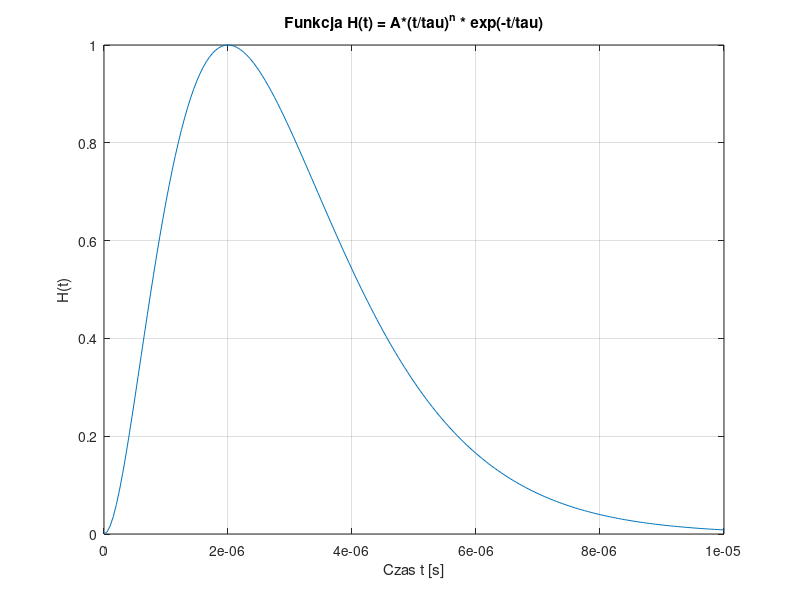
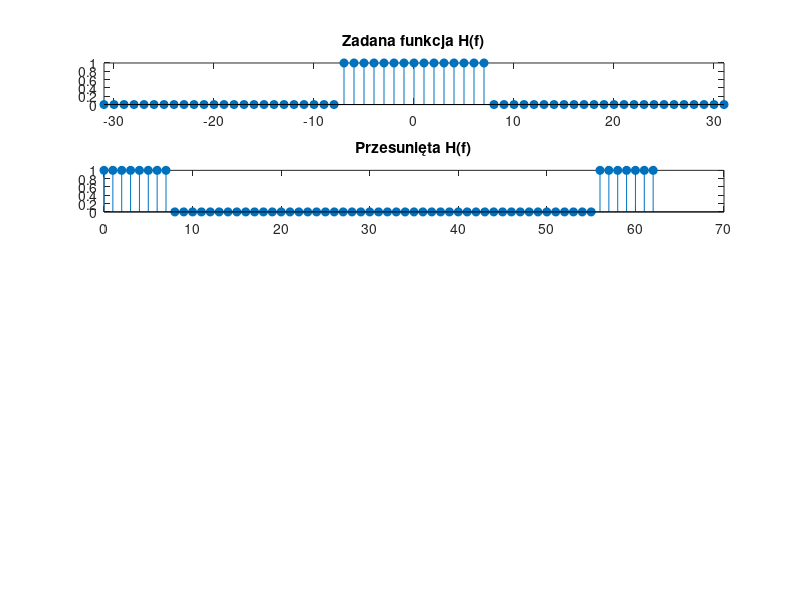

The MATLAB source for these figures, in order: (Note: this script raises an error after producing the figures.)
clear; clc; close all;

%% Parametry impulsu i próbkowania
A = 1;              % Współczynnik skalujący
n = 2;              % Wykładnik potęgi
tau = 1e-6;         % Stała czasowa [s]
Fs = 20e6;          % Częstość próbkowania [Hz]
Ts = 1/Fs;
tMax = 10*tau;
t = 0:Ts:tMax;

%% Generacja impulsu H(t)
H_t = A * (t ./ tau).^n .* exp(-t / tau);
H_t = H_t / max(H_t);  % Normalizacja (maksimum = 1)

% Wykres funkcji H(t)
figure;
plot(t, H_t);
xlabel('Czas t [s]');
ylabel('H(t)');
title('Funkcja H(t) = A*(t/tau)^n * exp(-t/tau)');
grid on;

%% Próbkowanie impulsu z losowym przesunięciem fazy
delay = rand() * Ts;                         % Losowy offset fazy
t_sampled = delay : Ts : (tMax + delay);     % Przesunięta siatka próbkowania

% Próbkowanie oryginalnego impulsu H(t)
H_sampled = A * (t_sampled ./ tau).^n .* exp(-t_sampled / tau);
H_sampled = H_sampled / max(H_sampled);      % Normalizacja

% Zakładamy tylko kilka pierwszych próbek z impulsu
num_samples = 10;
sampledSegment = H_sampled(1:num_samples);

%% Projektowanie filtru FIR odwrotnego do H(f)
Nf = 2*31+1;         % Długość filtru (nieparzysta)
K = 2*7+1;           % Szerokość pasma (ilość jedynek w "prostokącie")
window = hamming(Nf)'; % Okno Hamminga

% Zadana funkcja H(f) (prostokąt)
zerosBefore = floor((Nf - K)/2);
zerosAfter  = ceil((Nf - K)/2);
requestedH = [zeros(1,zerosBefore), ones(1,K), zeros(1,zerosAfter)];

% Symetryczne indeksy
indexesSym = -ceil(Nf/2)+1 : floor(Nf/2);

% Wykresy pośrednie
figure;
subplot(5,1,1);
stem(indexesSym, requestedH, 'filled');
title('Zadana funkcja H(f)'); xlim([indexesSym(1), indexesSym(end)]);

% Shift do zakresu (0, fs)
shiftedH = ifftshift(requestedH);
subplot(5,1,2);
stem(0:Nf-1, shiftedH, 'filled');
title('Przesunięta H(f)');

% IFFT -> impuls odwrotny
timeResponse = ifft(shiftedH, 'symmetric');  % wymuszamy rzeczywiste wartości
FIRcoefs = fftshift(timeResponse);           % Środek na środku
FIRcoefs = FIRcoefs .* window;               % Zastosowanie okna
subplot(5,1,3);
stem(indexesSym, timeResponse, 'filled');
title('Odwrotna odpowiedź impulsowa (IFFT)');

subplot(5,1,4);
stem(0:Nf-1, FIRcoefs, 'filled');
title('Filtr FIR odwrotny');

% Sprawdzenie charakterystyki częstotliwościowej filtru
realH = fft(FIRcoefs, 1000); % interpolowana DFT
subplot(5,1,5);
plot(linspace(0, Fs/2, 500), 20*log10(abs(realH(1:500))));
title('Charakterystyka filtru [dB]');
xlabel('Częstotliwość [Hz]');
ylabel('Wzmocnienie [dB]'); grid on;

%% Filtracja próbek (rekonstrukcja amplitudy)
% Dopełnienie zerami, jeśli potrzeba
x = [sampledSegment, zeros(1, Nf - length(sampledSegment))];

% Filtracja
y = conv(x, FIRcoefs, 'same');
amp_rec = max(y);  % Rekonstrukcja amplitudy

%% Porównanie amplitud
fprintf('Prawdziwa amplituda:       %.4f\n', 1.0);
fprintf('Zrekonstruowana amplituda: %.4f\n', amp_rec);
fprintf('Błąd względny:             %.2f%%\n', 100 * abs(amp_rec - 1.0));

% Wykres porównawczy
figure;
plot(x, '-o'); hold on;
plot(y, '-x');
legend('Oryginalne próbki','Po filtracji');
title('Rekonstrukcja amplitudy z próbek');
xlabel('Numer próbki');
ylabel('Amplituda');
grid on;
